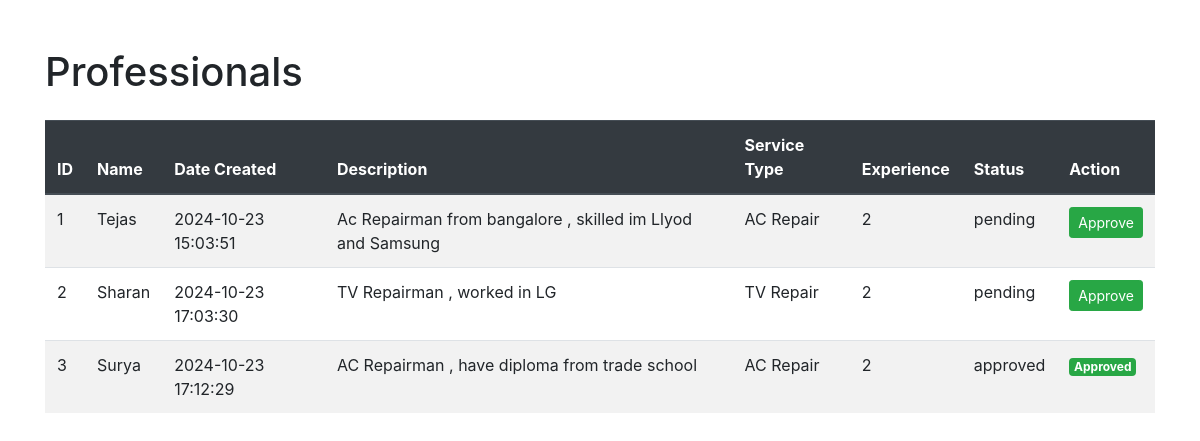
Page /professionals on the committed database.
### tables this page shows
CREATE TABLE professionals (
    id INTEGER PRIMARY KEY AUTOINCREMENT,
    name TEXT NOT NULL,
    date_created DATETIME DEFAULT CURRENT_TIMESTAMP,
    description TEXT,
    service_type TEXT NOT NULL,
    experience INTEGER,
    status TEXT DEFAULT 'pending'
, password TEXT);

### app.py (the view)
@app.route('/professionals', methods=['GET', 'POST'])
def view_professionals():
    conn = get_db_connection()
    cursor = conn.cursor()
    if request.method == 'POST':
        professional_id = request.form['professional_id']
        cursor.execute('UPDATE professionals SET status = "approved" WHERE id = ?', (professional_id,))
        conn.commit()
    cursor.execute('SELECT * FROM professionals')
    professionals = cursor.fetchall()
    conn.close()
    return render_template('admin/view_professionals.html', professionals=professionals)

### app.py (called while the page is built)
def get_db_connection():
    conn = sqlite3.connect('your_database.db')
    conn.row_factory = sqlite3.Row
    return conn

### templates/admin/view_professionals.html (shortened to what this page needs)
<!DOCTYPE html>
<html lang="en">
<head>
    <link href="{{ url_for('static', filename='bootstrap/css/bootstrap.min.css') }}" rel="stylesheet">
</head>
<body>
    <div class="container mt-5">
        <h1 class="mb-4">Professionals</h1>
        <table class="table table-striped">
            <thead class="thead-dark">
                <tr>
                    <th scope="col">ID</th>
                    <th scope="col">Name</th>
                    <th scope="col">Date Created</th>
                    <th scope="col">Description</th>
                    <th scope="col">Service Type</th>
                    <th scope="col">Experience</th>
                    <th scope="col">Status</th>
                    <th scope="col">Action</th>
                </tr>
            </thead>
            <tbody>
                {% for professional in professionals %}
                <tr>
                    <td>{{ professional['id'] }}</td>
                    <td>{{ professional['name'] }}</td>
                    <td>{{ professional['date_created'] }}</td>
                    <td>{{ professional['description'] }}</td>
                    <td>{{ professional['service_type'] }}</td>
                    <td>{{ professional['experience'] }}</td>
                    <td>{{ professional['status'] }}</td>
                    <td>
                        {% if professional['status'] != 'approved' %}
                        <form method="POST" class="d-inline">
                            <button type="submit" class="btn btn-success btn-sm">Approve</button>
                        </form>
                        {% else %}
                        <span class="badge badge-success">Approved</span>
                        {% endif %}
                    </td>
                </tr>
                {% endfor %}
            </tbody>
        </table>
    </div>
</body>
</html>

### rows in the picture
professionals: id "1", name "Tejas", date_created "2024-10-23 15:03:51", description "Ac Repairman from bangalore , skilled im Llyod and Samsung", service_type "AC Repair", experience "2", status "pending"
professionals: id "2", name "Sharan", date_created "2024-10-23 17:03:30", description "TV Repairman , worked in LG", service_type "TV Repair", experience "2", status "pending"
professionals: id "3", name "Surya", date_created "2024-10-23 17:12:29", description "AC Repairman , have diploma from trade school", service_type "AC Repair", experience "2", status "approved", shows "Approved"
